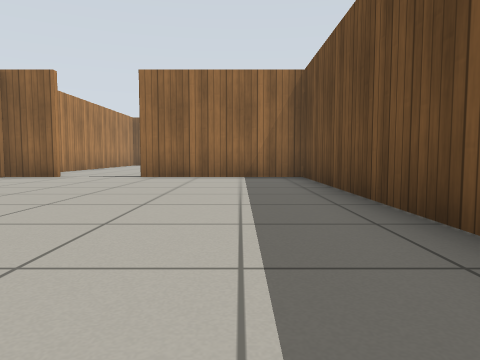
[1] (above)

18 first-person views from a walk through a robot-simulator world made for Gazebo. The camera is 0.5 m above the floor, tilts 4° down and sees 70° across. The floor is counted in squares, 1 m on a side. Each view is taken from the middle of a square. On the plan, view 1 faces up. The plan holds only what a view shows up to about 9 squares ahead; the rest is blank. Gazebo's built-in surfaces are drawn with simple patterns.

[2]
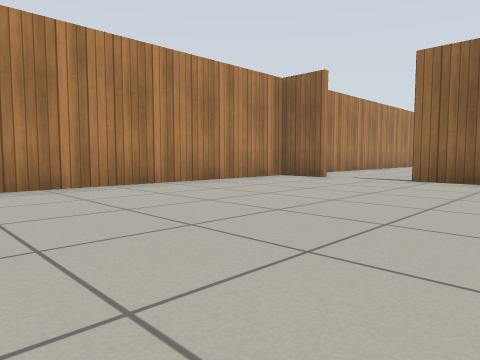

[3]
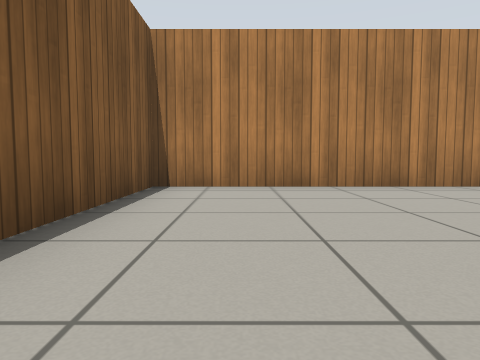

[4]
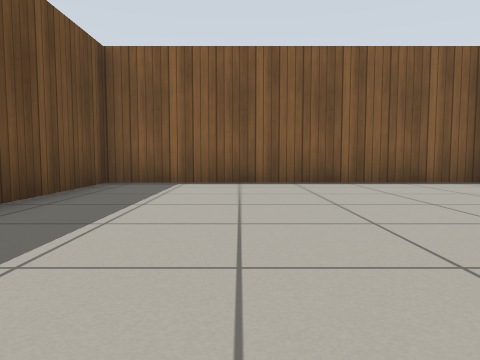

[5]
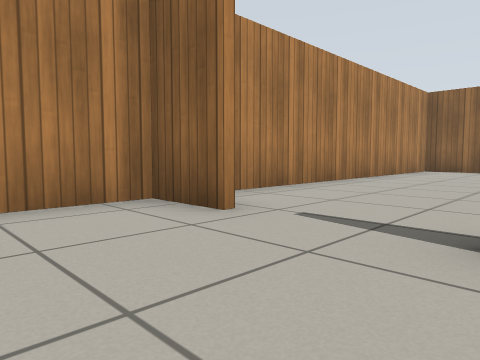

[6]
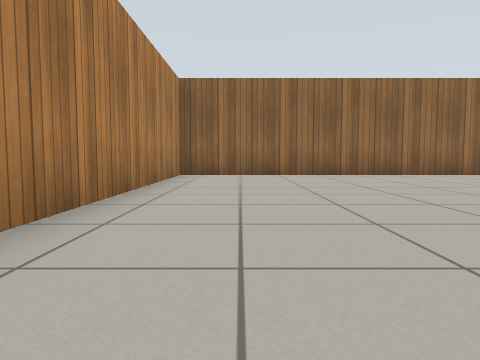

[7]
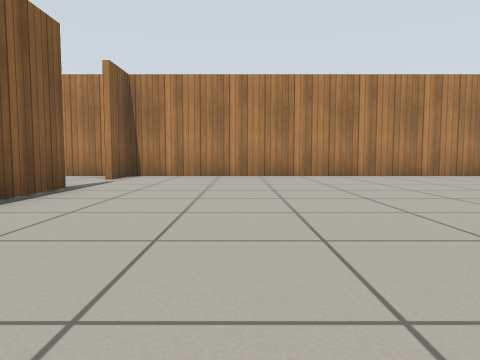

[8]
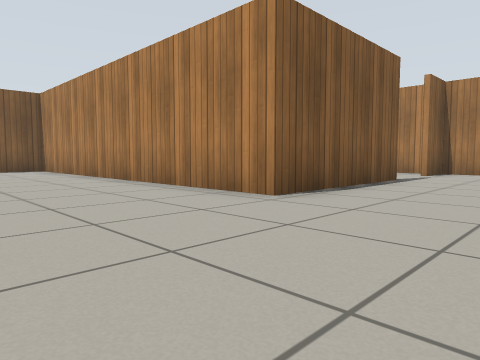

[9]
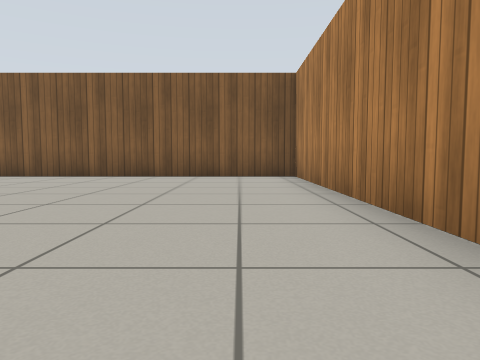

[10]
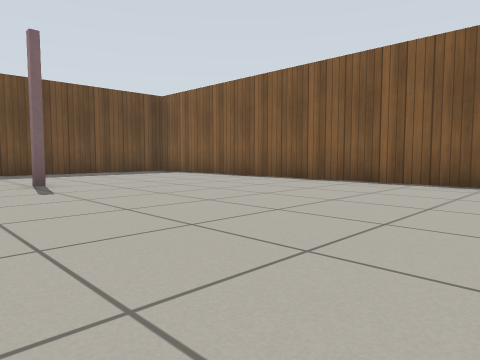

[11]
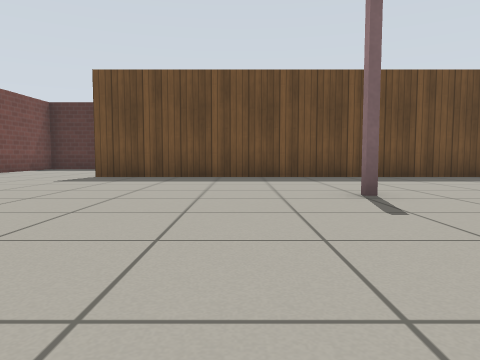

[12]
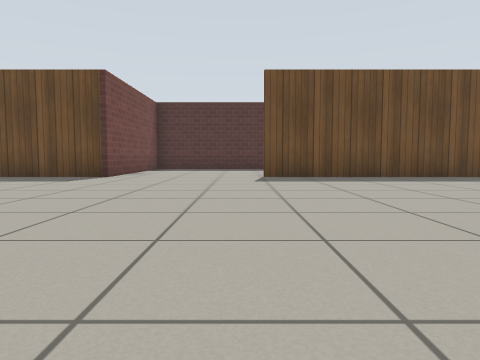

[13]
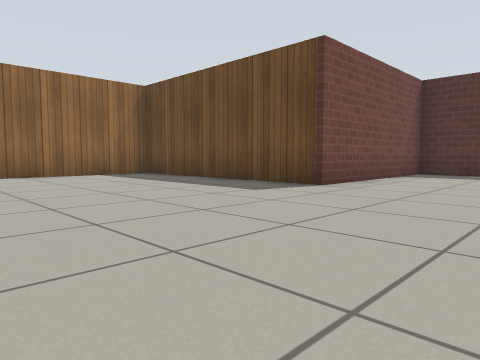

[14]
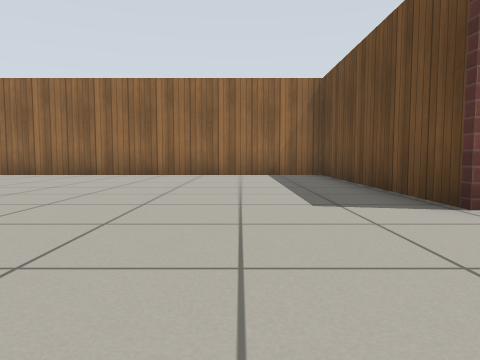

[15]
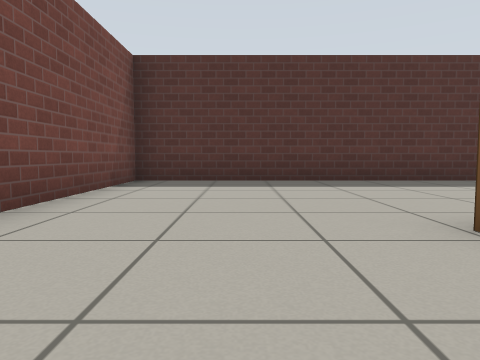

[16]
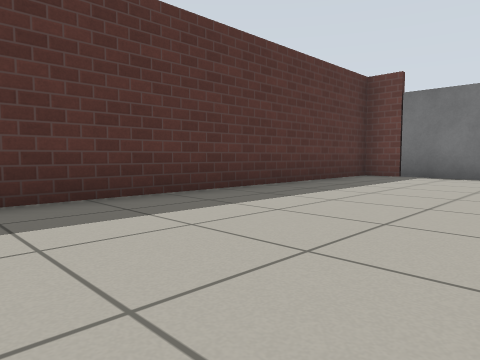

[17]
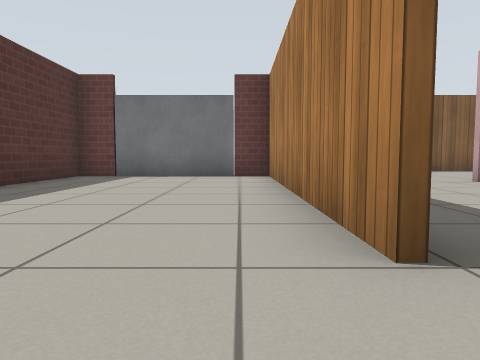

[18]
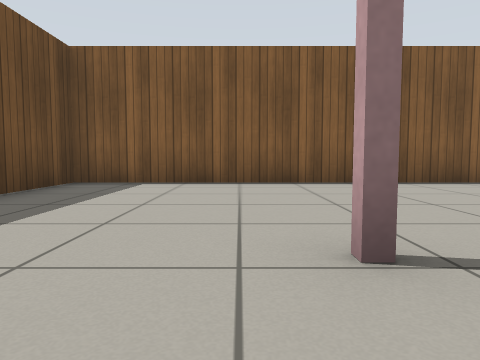

### Floor plan
Points are (right, up) in squares from view 1. A wall is a line through its corners. A room is listed if a view was taken in it or the views show most of it. See-through windows are left out.
Room 1 (views 1, 2, 3, 4, 5)
walls: (-4.3, 8.1) (-5.6, 8.1) (-5.6, -1.4) (1.5, -1.4) (1.5, 8.1) (-2.4, 8.1)
ways out: opening at (-3.5, 8) to room 2
Room 2 (views 6, 7, 8, 9, 10, 11, 12, 13, 14, 15, 16, 17, 18)
walls: (14.3, 8.5) (14.3, 1.4) (15.1, 1.4); (-2.4, 8.3) (1.6, 8.3) (1.6, -1.4) (14.1, -1.4) (14.1, 8.5); (2.4, 18) (-5.6, 18) (-5.6, 8.3) (-4.3, 8.3); (18.4, 1.4) (19, 1.4) (19, 12.1) (14.1, 12.1) (14.1, 18) (5.6, 18)
ways out: opening at (-3.5, 8) to room 1
objects: other object (16, 1) to (18, 1)

Where each view was taken, in squares from view 1:
view 1: 0 up, 0 right, facing up
view 2: 1 up, 0 right, facing up-left
view 3: 0 up, 0 right, facing left
view 4: 5 up, 1 left, facing down
view 5: 6 up, 2 left, facing up-left
view 6: 9 up, 4 left, facing up
view 7: 11 up, 3 right, facing left
view 8: 11 up, 5 right, facing down-left
view 9: 7 up, 3 right, facing down
view 10: 5 up, 4 right, facing down-right
view 11: 5 up, 6 right, facing right
view 12: 9 up, 6 right, facing right
view 13: 9 up, 9 right, facing up-right
view 14: 9 up, 12 right, facing up
view 15: 10 up, 12 right, facing right
view 16: 10 up, 15 right, facing down-right
view 17: 10 up, 15 right, facing down
view 18: 5 up, 11 right, facing down
